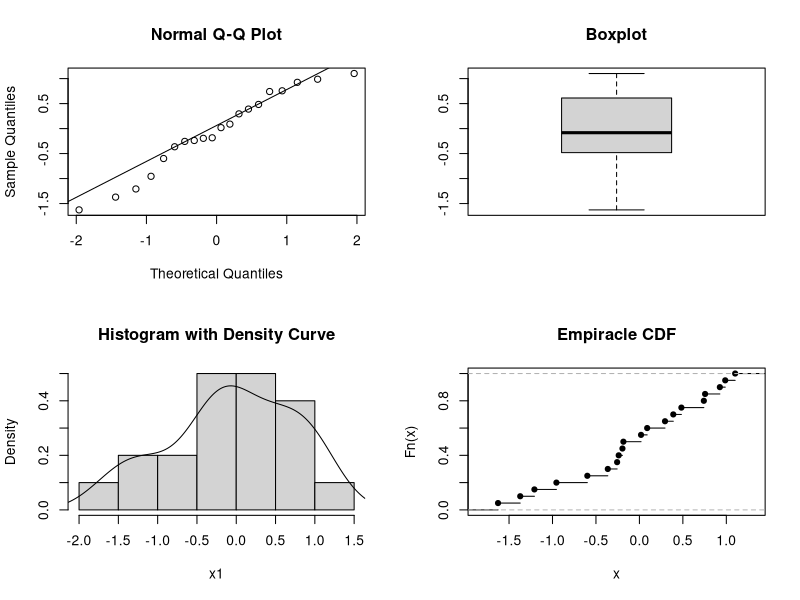
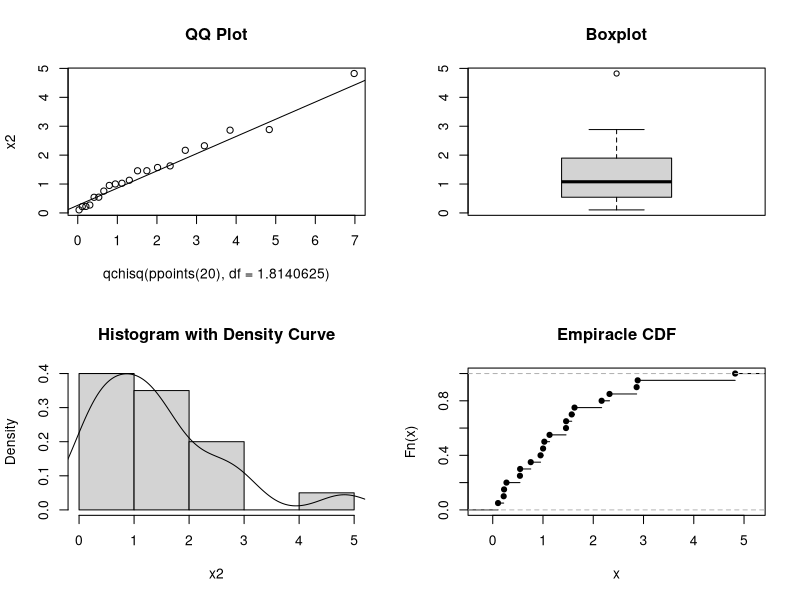
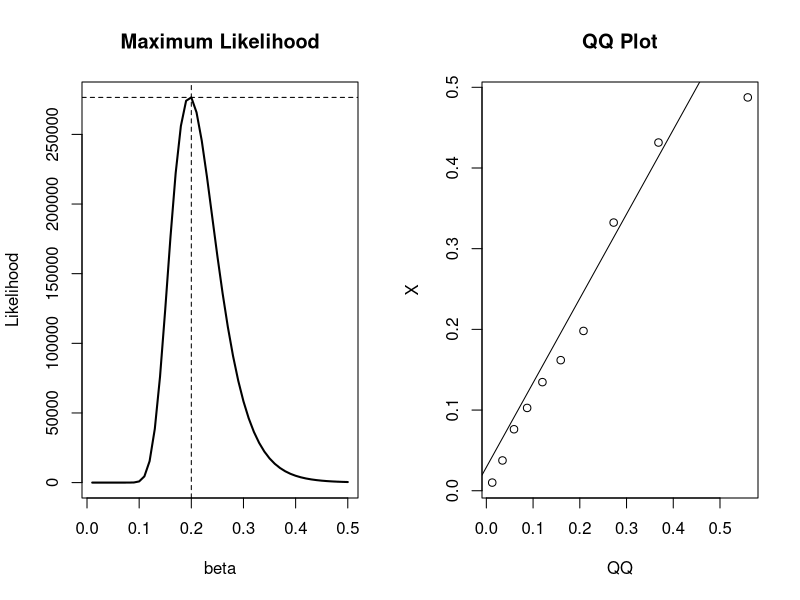
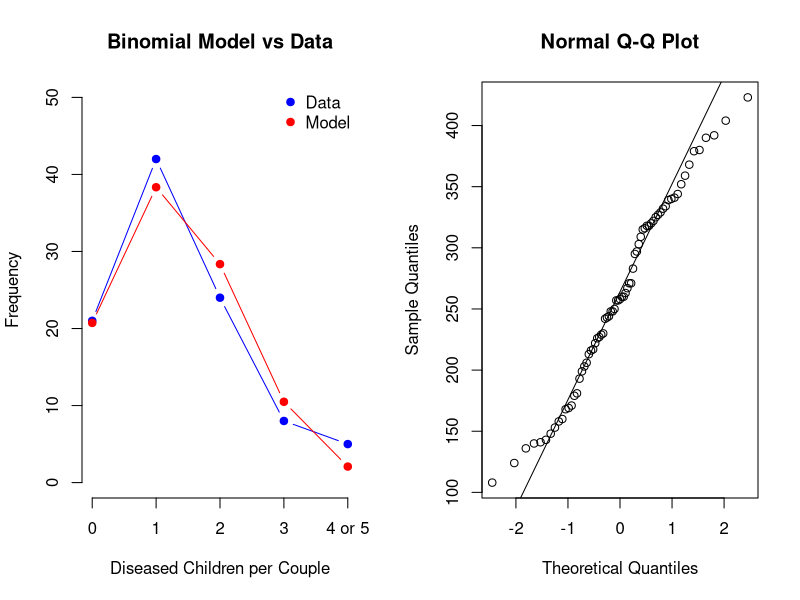
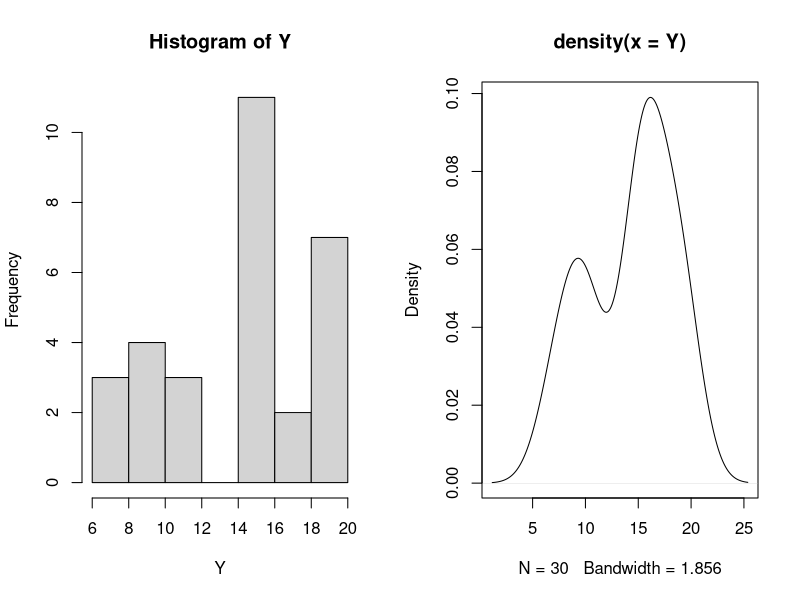
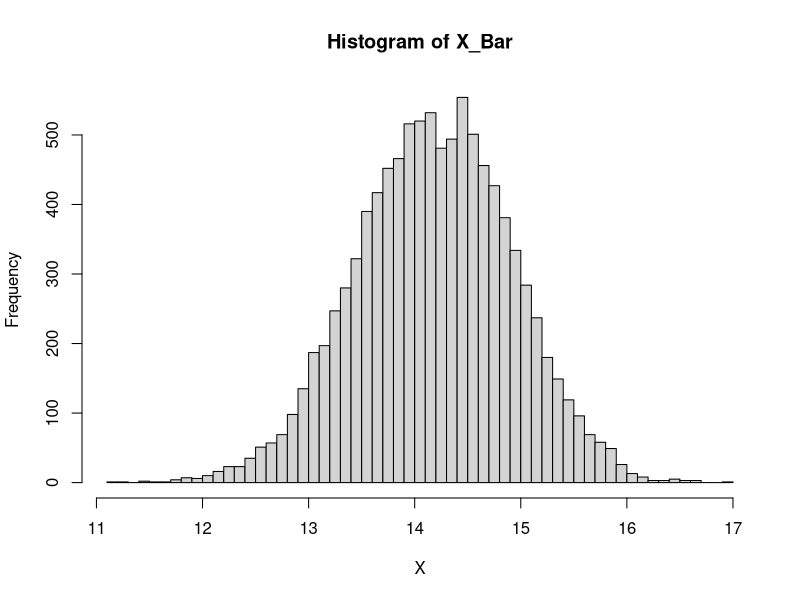

Write R code to recreate these figures, in order.
## ---- chunk 1
library(nortest)
library(MASS)

## Draw some random data
set.seed(10)
x1 = rnorm(20)

## Distribution plots
par(mfrow = c(2, 2))
qqnorm(x1)
qqline(x1)
boxplot(x1, main = "Boxplot")
hist(x1, freq = FALSE, main = "Histogram with Density Curve")
lines(density(x1))
plot(ecdf(x1), main = "Empiracle CDF")

## ---- chunk 2
## Are the data from a normal distribution?
## Shapiro-Wilk Test
shapiro.test(x1)
## Anderson Darling Test
ad.test(x1)
 ## Kolmogorov-Smirnoff Test
ks.test(x1, 'pnorm')

## ---- chunk 3
## Draw some random data
set.seed(10)
x2 = rchisq(n = 20, 2)

## Estimate the DF parameter by maximum likelihood
fitdistr(x = x2, dchisq, start = list(df = 2))

## Input the estimate from MLE
ks.test(x = x2, y = pchisq, df = 1.8140625)

## Distribution plots
par(mfrow = c(2, 2))
qqplot(qchisq(ppoints(20), df = 1.8140625), x2, main = "QQ Plot")
qqline(x2, distribution = function(p) qchisq(p, df = 1.8140625))
boxplot(x2, main = "Boxplot")
hist(x2, freq = FALSE, main = "Histogram with Density Curve")
lines(density(x2))
plot(ecdf(x2), main = "Empiracle CDF")

## ---- chunk 4

## Generate data from the exponential distribution with mean = 1/5
set.seed(1000)
X = rexp(n = 20, rate = 5)

## sample size and range of betas to test
n = 20; beta = seq(.01, .5, by = .01)

## Liklihood function
Likelihood = (1/beta)^n * exp(-1/beta * sum(X))

## Maximum Likelihood
(mle = max(Likelihood))
(mle.beta = beta[which(Likelihood == mle)])

## Statistical test for how well the specified distribution fits the data
ks.test(x = X, y = "pexp", rate = 1/mle.beta)

par(mfrow = c(1, 2))

## Plot the maximum likelihood
plot(x = beta, y = Likelihood, type = "l", main = "Maximum Likelihood", lwd = 2)
abline(h = mle, v = mle.beta, lty = 2)

## QQplot for assessing distribution fit visually
qqplot(qexp(ppoints(10), rate = 1/mle.beta), X, xlab = "QQ", main = "QQ Plot")
qqline(X, distribution = function(p) qexp(p, rate = 1/mle.beta))

## ---- chunk 5
library(knitr)

## Dataset
(dta = data.frame(
  Diseased = c(0, 1, 2, 3, 4, 5),
  Count = c(21, 42, 24, 8, 4, 1)
))

## Number of diseased children (d) and the total number of children (c)
(d = sum(apply(X = dta, MARGIN = 1, FUN = function(p) dta$Diseased * dta$Count)[,1]))
(c = 5 * sum(dta$Count))

## MLE
(mle = d / c)

## Calculate the expected probabilities and expected diseased children
dta$Exp.Prob = round(dbinom(x = 0:5, size = 5, prob = mle), 4)
dta$Exp.Diseased = with(dta, sum(Count) * Exp.Prob)

dta

## Chi-square test requirements:
##  1) all Exp must be > 1
##  2) at most 20% of Exp may be less than 5
##
## So we need to combine counts 4 and 5 and meet these requirements

dta[5, 2:4] = dta[5, 2:4] + dta[6, 2:4]
dta = dta[-6, ]
dta$Diseased = as.character(dta$Diseased)
dta$Diseased[5] = '4 or 5'

## Compute the Chi-Squared Statistic
dta$X.2 = round(with(dta, (Count - Exp.Diseased)^2 / Exp.Diseased), 4)
dta$Diseased = factor(dta$Diseased)
dta

## Compute the test statistic pvalue
(TS = sum(dta$X.2)); 1 - pchisq(TS, df = 4)

## Based on the table below we conclude the binomial model is a good fit for the data
##
## Assessment of Chi-squared GOF P-value
##  •       p-value > .25 ⇒ Excellent fit
##  • .15 ≤ p−value < .25 ⇒ Good fit
##  • .05 ≤ p−value < .15 ⇒ Moderately Good fit
##  • .01 ≤ p−value < .05 ⇒ Poor fit
##  •       p-value < .01 ⇒ Unacceptable fit
##
## Plot of the data vs model and create a markdown table from the data frame
plot(x = dta$Diseased, y = NULL, xlab = "Diseased Children per Couple",
     ylim = c(0, 50), ylab = "Frequency",
     axes = FALSE, type = "n", main = "Binomial Model vs Data")
axis(1, labels = dta$Diseased, at = dta$Diseased)
axis(2, labels = seq(0, 50, 10), at = seq(0, 50, 10))
legend("topright", c("Data", "Model"), col = c("blue", "red"), pch = 19, bty = "n")
points(x = dta$Diseased, y = dta$Count, col = "blue", pch = 19, type = "b")
points(x = dta$Diseased, y = dta$Exp.Diseased, col = "red", pch = 19, type = "b")

kable(dta)

## Some Conclusions
## Since N is large we can use asymptotic confidence intervals
## A 95% confidence interval for whether a child will have the disease
mle + c(-1, 1) * 1.96 * sqrt(.27 * (1 - .27))/sqrt(100)

## What is the probability that a couple will have at least 1 child with the disease?
1 - pbinom(q = 0, size = 5, prob = .27)

## ---- chunk 6

## Data sample on chick weights
data(chickwts)
head(chickwts)

## Normal reference plot for height
qqnorm(chickwts$weight)
qqline(chickwts$weight)

## Are the data from a normal distribution?
shapiro.test(chickwts$weight)
mean(chickwts$weight)

## ---- chunk 7

## What is the probability of a Type I error if we say the true mean is less than 250?
t.test(chickwts$weight, mu = 250, alternative = "less")

## Verify the t statistic and p-value
(ts = (mean(chickwts$weight) - 250) / (sd(chickwts$weight) / sqrt(length(chickwts$weight))))
pt(ts, df = 70)

## What is the probability of a Type I error if we say the true mean is > 245?
t.test(chickwts$weight, mu = 245, alternative = "greater")

## Verify the t statistic and p-value
(ts = (mean(chickwts$weight) - 245) / (sd(chickwts$weight) / sqrt(length(chickwts$weight))))
1 - pt(ts, df = 70)

## We have rejected the null hypothesis and said under an alpha of .05 there is enough evidence
## to suppor that the true mean of Chick Weights is > 245

## What is the power of our test?
power.t.test(n = length(chickwts$weight),
             delta = abs(mean(chickwts$weight) - 245),
             sd = sd(chickwts$weight),
             sig.level = .05,
             type = "one.sample",
             alternative = "one.sided", strict = TRUE)

## What sample size would we need to have a power of .8?
power.t.test(delta = abs(mean(chickwts$weight) - 245),
             sd = sd(chickwts$weight),
             sig.level = .05,
             power = .8,
             type = "one.sample",
             alternative = "one.sided", strict = TRUE)

## Verify manually
(sd(chickwts$weight)^2 * (qnorm(p = .95) + qnorm(p = .8))^2) / abs(mean(chickwts$weight) - 245)^2
## ---- chunk 8

## Create a mixed Distribution
set.seed(10)
y1 = rnorm(10, 10, 2); y2 = rnorm(10, 15, 1); y3 = rnorm(10, 20, 2)
Y = c(y1, y2, y3)

par(mfrow = c(1, 2))
hist(Y)
plot(density(Y))

## Is Y part of a normal distribution?
shapiro.test(Y)

## Bootstrap simulation to estimate the mean
X = c()

## Draw 10k random samples from Y and calculate the mean
for (i in 1:10000) {
  x = sample(Y, length(Y), replace = TRUE)
  mu.x = mean(x)
  X = c(X, mu.x)
}

par(mfrow = c(1,1))
## Draw a histogram of the bootstrap samples for the sample means
hist(X, breaks = 50, main = "Histogram of X_Bar")

## What is a 95% confidence interval for mu?
sort(X)[c(250, 9750)]
